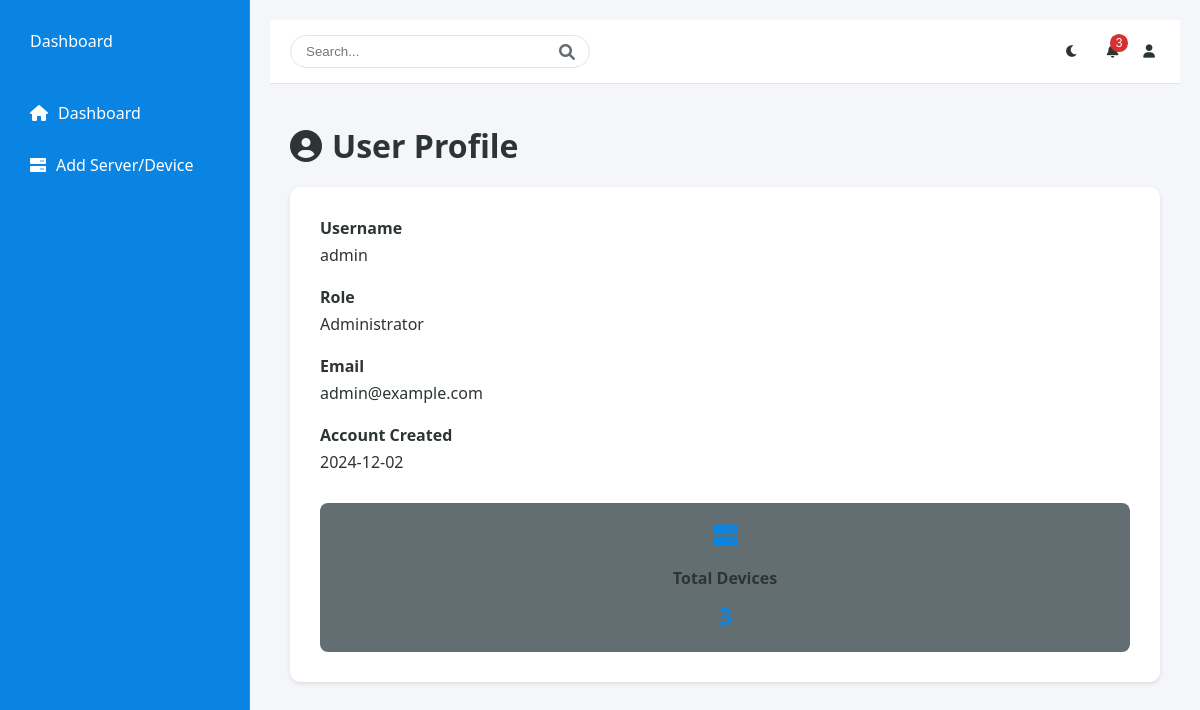
The app's page /profile (signed in) with its own data.
### models.py (models this page shows, shortened)
class User(UserMixin, db.Model):
    id = db.Column(db.Integer, primary_key=True)
    username = db.Column(db.String(80), unique=True, nullable=False)
    email = db.Column(db.String(120), unique=True, nullable=False)
    password_hash = db.Column(db.String(128))
    is_admin = db.Column(db.Boolean, default=False)
    devices = db.relationship('Device', backref='owner', lazy=True)
    created_at = db.Column(db.DateTime, default=datetime.utcnow)

### app.py (the view)
@app.route('/profile')
@login_required
def profile():
    return render_template('profile.html', user=current_user)

### app.py (called while the page is built)
@login_manager.user_loader
def load_user(user_id):
    return User.query.get(int(user_id))

### templates/profile.html (shortened to what this page needs)
{% extends "base.html" %}
{% block content %}
<div class="profile-content">
    <div class="profile-header">
        <h1><i class="fas fa-user-circle"></i> User Profile</h1>
    </div>
    <div class="profile-card">
        <div class="profile-info">
            <div class="info-group">
                <label>Username</label>
                <p>{{ current_user.username }}</p>
            </div>
            <div class="info-group">
                <label>Role</label>
                <p>{% if current_user.is_admin %}Administrator{% else %}User{% endif %}</p>
            </div>
            <div class="info-group">
                <label>Email</label>
                <p>{{ current_user.email }}</p>
            </div>
            <div class="info-group">
                <label>Account Created</label>
                <p>{{ current_user.created_at.strftime('%Y-%m-%d') }}</p>
            </div>
        </div>
        <div class="profile-stats">
            <div class="stat-card">
                <i class="fas fa-server"></i>
                <h3>Total Devices</h3>
                <p>{{ current_user.devices|length }}</p>
            </div>
        </div>
    </div>
</div>
{% endblock %}

### static/css/styles.css (style rules this page uses)
:root { --bg-color: #f4f6f9; --card-bg: #ffffff; --text-primary: #2d3436; --text-secondary: #636e72; --border-color: #dfe6e9; --primary-color: #0984e3; --secondary-color: #636e72; --danger-color: #d63031; --success-color: #00b894; --card-shadow: 0 2px 4px rgba(0, 0, 0, 0.1); --hover-bg: #f8f9fa; --hover-color: #0769b3; --input-bg: #ffffff; --sidebar-bg: #ffffff; --header-bg: #ffffff; --dropdown-bg: #ffffff; }
* { margin: 0; padding: 0; box-sizing: border-box; transition: background-color 0.3s, color 0.3s; }
body { font-family: 'Segoe UI', Tahoma, Geneva, Verdana, sans-serif; background-color: var(--bg-color); color: var(--text-primary); min-height: 100vh; }
.profile-content { padding: 20px; }
.profile-header { margin-bottom: 20px; }
.profile-header h1 { display: flex; align-items: center; gap: 10px; color: var(--text-primary); }
.profile-card { background-color: var(--card-bg); border-radius: 10px; padding: 30px; box-shadow: var(--card-shadow); }
.profile-info { margin-bottom: 30px; }
.info-group { margin-bottom: 20px; }
.info-group label { display: block; font-weight: bold; margin-bottom: 5px; color: var(--text-primary); }
.info-group p { color: var(--text-primary); font-size: 16px; }
.profile-stats { display: grid; grid-template-columns: repeat(auto-fit, minmax(200px, 1fr)); gap: 20px; }
.stat-card { background-color: var(--secondary-color); padding: 20px; border-radius: 8px; text-align: center; }
.stat-card i { font-size: 24px; color: var(--primary-color); margin-bottom: 10px; }
.stat-card h3 { margin: 10px 0; font-size: 16px; }
.stat-card p { font-size: 24px; font-weight: bold; color: var(--primary-color); }

### records on screen
User: username "admin", email "admin@example.com", created_at "2024-12-02"
